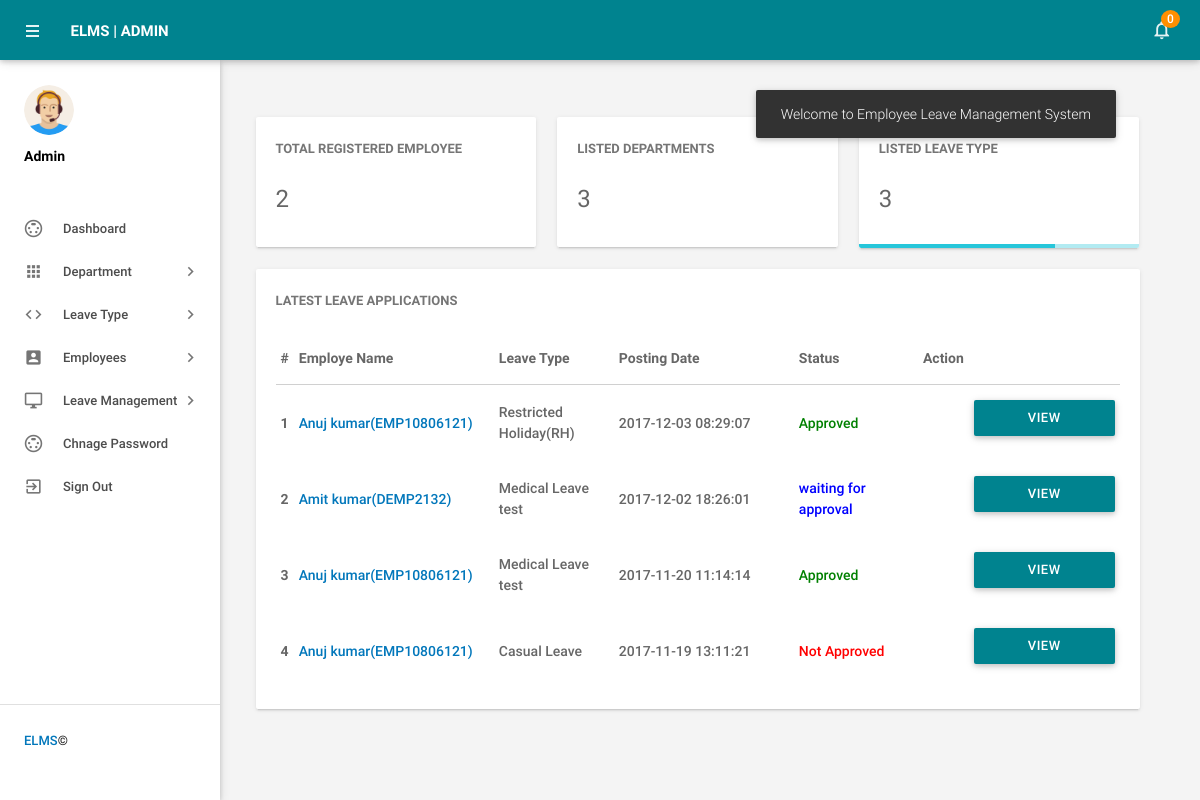
/admin/dashboard.php (signed in), run on an earlier commit of the app's database.
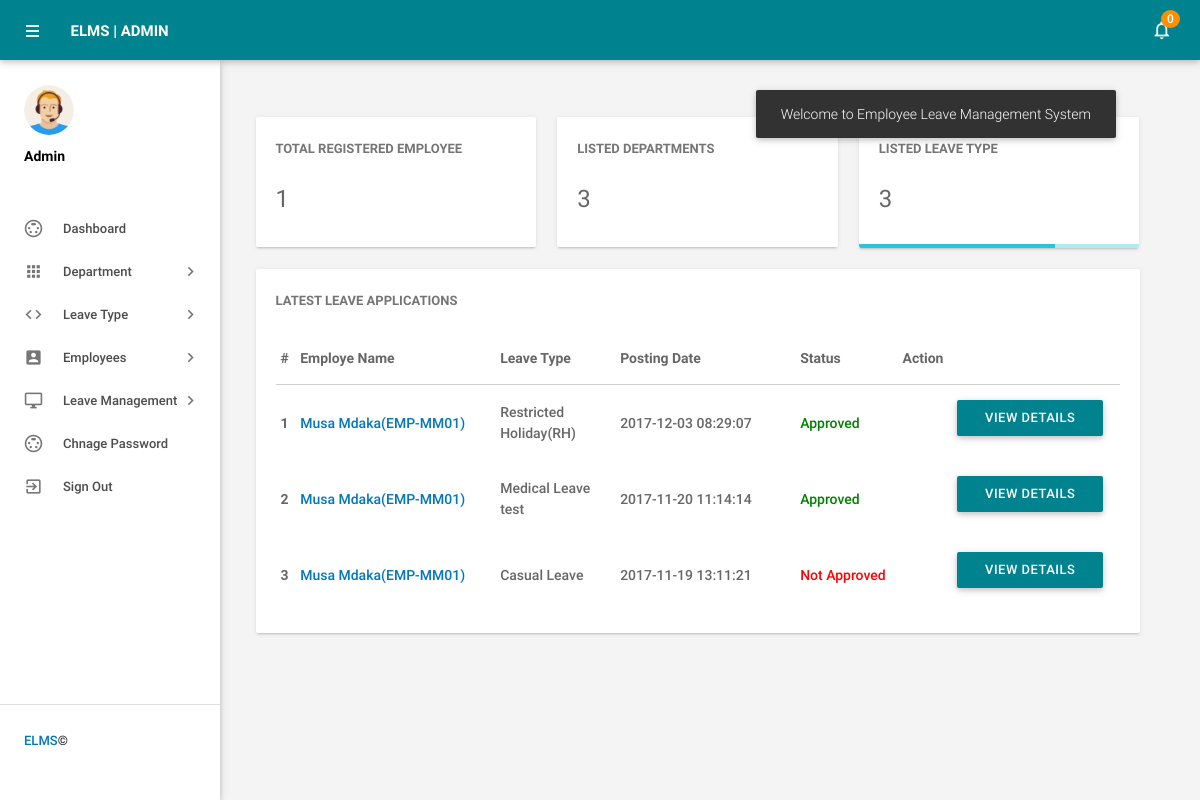
And on a later commit of the database.
### tables this page shows
CREATE TABLE `tblleaves` (
  `id` int(11) NOT NULL,
  `LeaveType` varchar(110) NOT NULL,
  `ToDate` varchar(120) NOT NULL,
  `FromDate` varchar(120) NOT NULL,
  `Description` mediumtext NOT NULL,
  `PostingDate` timestamp NOT NULL DEFAULT current_timestamp(),
  `AdminRemark` mediumtext DEFAULT NULL,
  `AdminRemarkDate` varchar(120) DEFAULT NULL,
  `Status` int(1) NOT NULL,
  `IsRead` int(1) NOT NULL,
  `empid` int(11) DEFAULT NULL
);

CREATE TABLE `tblemployees` (
  `id` int(11) NOT NULL,
  `EmpId` varchar(100) NOT NULL,
  `FirstName` varchar(150) NOT NULL,
  `LastName` varchar(150) NOT NULL,
  `EmailId` varchar(200) NOT NULL,
  `Password` varchar(180) NOT NULL,
  `Gender` varchar(100) NOT NULL,
  `Dob` varchar(100) NOT NULL,
  `Department` varchar(255) NOT NULL,
  `Address` varchar(255) NOT NULL,
  `City` varchar(200) NOT NULL,
  `Country` varchar(150) NOT NULL,
  `Phonenumber` char(11) NOT NULL,
  `Status` int(1) NOT NULL,
  `RegDate` timestamp NOT NULL DEFAULT current_timestamp()
);

### admin/dashboard.php (the view, shortened to what the changed rows need)
<?php
include('includes/config.php');
if(strlen($_SESSION['alogin'])==0)
    {
header('location:index.php');
}
else{
?>
<!DOCTYPE html>
<html lang="en">
    <head>
        <link type="text/css" rel="stylesheet" href="../assets/plugins/materialize/css/materialize.min.css"/>
        <link href="../assets/plugins/metrojs/MetroJs.min.css" rel="stylesheet">
        <link href="../assets/plugins/weather-icons-master/css/weather-icons.min.css" rel="stylesheet">
        <link href="../assets/css/alpha.min.css" rel="stylesheet" type="text/css"/>
        <link href="../assets/css/custom.css" rel="stylesheet" type="text/css"/>
    </head>
    <body>
           <?php include('includes/header.php');?>
       <?php include('includes/sidebar.php');?>
            <main class="mn-inner">
                <div class="middle-content">
                    <div class="row no-m-t no-m-b">
                    <div class="col s12 m12 l4">
                        <div class="card stats-card">
                            <div class="card-content">
                                <span class="card-title">Total Registered Employee</span>
                                <span class="stats-counter">
<?php
$sql = "SELECT id from tblemployees";
$query = $dbh -> prepare($sql);
$query->execute();
$empcount=$query->rowCount();
?>
                                    <span class="counter"><?php echo htmlentities($empcount);?></span></span>
                            </div>
                            <div id="sparkline-bar"></div>
                        </div>
                    </div>
                        <div class="col s12 m12 l4">
                        <div class="card stats-card">
                            <div class="card-content">
                                <span class="card-title">Listed Departments </span>
    <?php
$sql = "SELECT id from tbldepartments";
$query = $dbh -> prepare($sql);
$query->execute();
$dptcount=$query->rowCount();
?>
                                <span class="stats-counter"><span class="counter"><?php echo htmlentities($dptcount);?></span></span>
                            </div>
                            <div id="sparkline-line"></div>
                        </div>
                    </div>
                    <div class="col s12 m12 l4">
                        <div class="card stats-card">
                            <div class="card-content">
                                <span class="card-title">Listed leave Type</span>
                                    <?php
$sql = "SELECT id from  tblleavetype";
$query = $dbh -> prepare($sql);
$query->execute();
$leavtypcount=$query->rowCount();
?>
                                <span class="stats-counter"><span class="counter"><?php echo htmlentities($leavtypcount);?></span></span>
                            </div>
                            <div class="progress stats-card-progress">
                                <div class="determinate" style="width: 70%"></div>
                            </div>
                        </div>
                    </div>
                </div>
                    <div class="row no-m-t no-m-b">
                        <div class="col s12 m12 l12">
                            <div class="card invoices-card">
                                <div class="card-content">
                                    <span class="card-title">Latest Leave Applications</span>
                             <table id="example" class="display responsive-table ">
                                    <thead>
                                        <tr>
                                            <th>#</th>
                                            <th width="200">Employe Name</th>
                                            <th width="120">Leave Type</th>
                                             <th width="180">Posting Date</th>
                                            <th>Status</th>
                                            <th align="center">Action</th>
                                        </tr>
                                    </thead>
                                    <tbody>
<?php $sql = "SELECT tblleaves.id as lid,tblemployees.FirstName,tblemployees.LastName,tblemployees.EmpId,tblemployees.id,tblleaves.LeaveType,tblleaves.PostingDate,tblleaves.Status from tblleaves join tblemployees on tblleaves.empid=tblemployees.id order by lid desc limit 6";
$query = $dbh -> prepare($sql);
$query->execute();
$results=$query->fetchAll(PDO::FETCH_OBJ);
$cnt=1;
if($query->rowCount() > 0)
{
foreach($results as $result)
{
      ?>
                                        <tr>
                                            <td> <b><?php echo htmlentities($cnt);?></b></td>
                                              <td><a href="editemployee.php?empid=<?php echo htmlentities($result->id);?>" target="_blank"><?php echo htmlentities($result->FirstName." ".$result->LastName);?>(<?php echo htmlentities($result->EmpId);?>)</a></td>
                                            <td><?php echo htmlentities($result->LeaveType);?></td>
                                            <td><?php echo htmlentities($result->PostingDate);?></td>
                                                                       <td><?php $stats=$result->Status;
if($stats==1){
                                             ?>
                                                 <span style="color: green">Approved</span>
                                                 <?php } if($stats==2)  { ?>
                                                <span style="color: red">Not Approved</span>
                                                 <?php } if($stats==0)  { ?>
 <span style="color: blue">waiting for approval</span>
 <?php } ?>
                                             </td>
          <td>
           <td><a href="leave-details.php?leaveid=<?php echo htmlentities($result->lid);?>" class="cyan darken-3 btn m-b-xs"  > View Details</a></td>
                                    </tr>
                                         <?php $cnt++;} }?>
                                    </tbody>
                                </table>
                                </div>
                            </div>
                        </div>
                    </div>
                </div>
            </main>
        </div>
    </body>
</html>
<?php } ?>

What changed in the data, as far as the page shows it:
no longer on this page (row unchanged): tblleaves: tblemployees.FirstName+LastName "Amit kumar", tblemployees.EmpId "DEMP2132", LeaveType "Medical Leave test", PostingDate "2017-12-02 18:26:01", Status "waiting for approval"
changed through a linked row, tblleaves "Restricted Holiday(RH)": tblemployees.FirstName+LastName "Anuj kumar" → "Musa Mdaka"; tblemployees.EmpId "EMP10806121" → "EMP-MM01"
changed through a linked row, tblleaves "Medical Leave test": tblemployees.FirstName+LastName "Anuj kumar" → "Musa Mdaka"; tblemployees.EmpId "EMP10806121" → "EMP-MM01"
changed through a linked row, tblleaves "Casual Leave": tblemployees.FirstName+LastName "Anuj kumar" → "Musa Mdaka"; tblemployees.EmpId "EMP10806121" → "EMP-MM01"
Also different on the page:
$empcount: "2" → "1"
